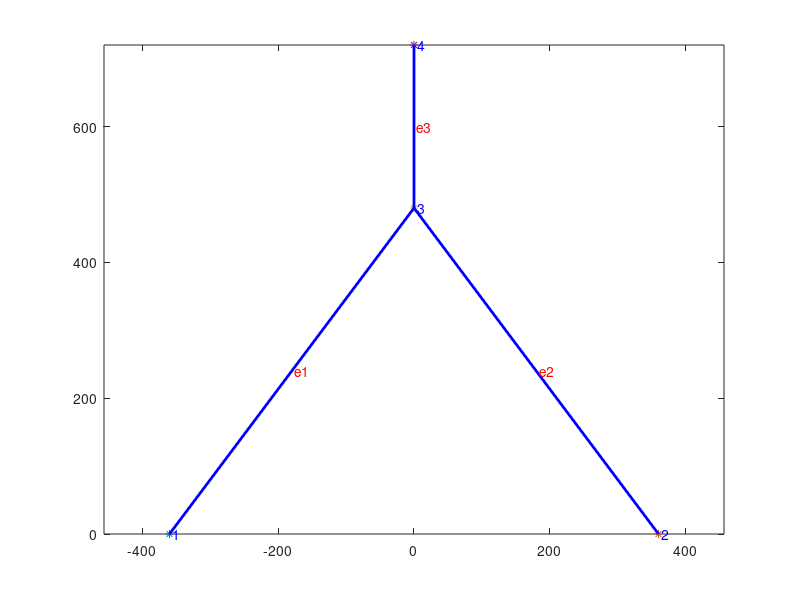

Write the MATLAB code that produced this figure.
function truss_2D
%
%----------------------------------------------------------------------------%
% Static 2-d truss solution
%
%   adapted from the text:
%     The Finite Element Method Using MATLAB
%           by Young W. Kwon and Hyochoong Bang
%
%   adapted by D. G. Taggart for MCE 466
%
% Variable descriptions
%   k = element stiffness matrix
%   kk = system stiffness matrix
%   ff = system force vector
%   index = a vector containing system dofs associated with each element
%   gcoord = global coordinate matrix
%   disp = nodal displacement vector
%   elforce = element force vector
%   eldisp = element nodal displacement
%   stress = stress vector for every element
%   elprop = element property matrix
%   nodes = nodal connectivity matrix for each element
%   bcdof = a vector containing dofs associated with boundary conditions
%   bcval = a vector containing boundary condition values associated with
%           the dofs in 'bcdof'
%----------------------------------------------------------------------------%
clear; clc; format long; close all
%-------------------- Begin model definition --------------------
%
%---------------------------
% joint definitions (x,y,BC,Fx,Fy)
%    where BC=0 (u&v-free)
%    where BC=1 (u=v=0)
%    where BC=2 (u=0,v-free)
%    where BC=3 (u-free,v=0)
%---------------------------
node_def=[ -12*30,     0,   1,      0,        0;
            12*30,     0,   1,      0,        0;
                0, 12*40,   0,   5000,   -20000;
                0, 12*60,   1,      0,        0];
%---------------------------
% member definitions (Node 1, Node 2, Area)
%---------------------------
elements=[1, 3, 3;
          2, 3, 3;
          3, 4, 3];
%---------------------------
% material property (Young's modulus)
%---------------------------
E=30e6;  
%
%-------------------- End model definition --------------------
%
%---------------------------
%  plot truss geometry
%---------------------------
plot_truss(node_def,elements)
%---------------------------
%  control input data
%---------------------------
nsiz=size(node_def);
esiz=size(elements);
nel=esiz(1);             % number of element
nnode=nsiz(1);           % number of nodes
nnel=2;                  % number of nodes per element
ndof=2;                  % number of dofs per node
sdof=nnode*ndof;         % total system dofs
%---------------------------
%  nodal coordinates
%---------------------------
gcoord=node_def(:,1:2);   % (x,y) coordinates of nodes
%------------------------------------------
%  material and geometric properties
%------------------------------------------
for iel=1:nel
    elprop(iel,1)=E;                % Young's modulus
    elprop(iel,2)=elements(iel,3);  % member cross-section
end
%-----------------------------
%  nodal connectivity
%-----------------------------
nodes=elements(:,1:2);
%-----------------------------
%  applied constraints
%-----------------------------
count=1;
for i=1:nnode
    if node_def(i,3)==1
        bcdof(1,count)=2*i-1;
        bcdof(1,count+1)=2*i;
        count=count+2;
    elseif node_def(i,3)==2
        bcdof(1,count)=2*i-1;
        count=count+1;
    elseif node_def(i,3)==3
        bcdof(1,count)=2*i;
        count=count+1;
    else
        continue
    end
end
bcval=zeros(1,count-1);
%----------------------------
%  initialization to zero
%----------------------------
ff=zeros(sdof,1);              % system force vector
kk=zeros(sdof,sdof);           % system stiffness matrix
index=zeros(nnel*ndof,1);      % index vector
elforce=zeros(nnel*ndof,1);    % element force vector
eldisp=zeros(nnel*ndof,1);     % element nodal displacement vector
k=zeros(nnel*ndof,nnel*ndof);  % element stiffness matrix
stress=zeros(nel,1);           % stress vector for every element
%-----------------------------
%  applied nodal force
%-----------------------------
for i=1:nnode
    idof=2*i-1;
    ff(idof)=node_def(i,4);
    ff(idof+1)=node_def(i,5);
end
%--------------------------
%  loop for elements
%--------------------------
for iel=1:nel             % loop for the total number of elements
    nd(1)=nodes(iel,1);   % 1st connected node for the (iel)-th element
    nd(2)=nodes(iel,2);   % 2nd connected node for the (iel)-th element
    x1=gcoord(nd(1),1);   % x coordinate of 1st node
    y1=gcoord(nd(1),2);   % y coordinate of 1st node
    x2=gcoord(nd(2),1);   % x coordinate of 1st node
    y2=gcoord(nd(2),2);   % y coordinate of 2nd node
    leng=sqrt((x2-x1)^2+(y2-y1)^2);   % element length
    if (x2-x1)==0
        beta=2*atan(1);   % angle between local and global axes
    else
        beta=atan((y2-y1)/(x2-x1));
    end
    el=elprop(iel,1);                  % extract elastic modulus
    area=elprop(iel,2);                % extract cross-sectional area
    index=feeldof(nd,nnel,ndof);       % extract system dofs for the element
    k=fetruss2(el,leng,area,0,beta,1); % compute element matrix
    kk=feasmbl1(kk,k,index);           % assemble into system matrix
end
%---------------------------------------------------
%  apply constraints and solve the matrix
%---------------------------------------------------
[kk,ff]=feaplyc2(kk,ff,bcdof,bcval);  % apply the boundary conditions
disp=kk\ff;   % solve the matrix equation to find nodal displacements
%--------------------------------------------------
%  post computation for stress calculation
%--------------------------------------------------
for iel=1:nel         % loop for the total number of elements
    nd(1)=nodes(iel,1);   % 1st connected node for the (iel)-th element
    nd(2)=nodes(iel,2);   % 2nd connected node for the (iel)-th element
    x1=gcoord(nd(1),1); y1=gcoord(nd(1),2);  % coordinate of 1st node
    x2=gcoord(nd(2),1); y2=gcoord(nd(2),2);  % coordinate of 2nd node
    leng=sqrt((x2-x1)^2+(y2-y1)^2);  % element length
    if (x2-x1)==0
        beta=2*atan(1);       % angle between local and global axes
    else
        beta=atan((y2-y1)/(x2-x1));
    end
    el=elprop(iel,1);               % extract elastic modulus
    area=elprop(iel,2);             % extract cross-sectional area
    index=feeldof(nd,nnel,ndof);    % extract system dofs for the element
    k=fetruss2(el,leng,area,0,beta,1); % compute element matrix
    for i=1:(nnel*ndof)             % extract displacements associated with
        eldisp(i)=disp(index(i));   % (iel)-th element
    end
    c=cos(beta); s=sin(beta);
    stress(iel)=(E/leng)*[-c -s c s]*eldisp;    
end
%----------------------------
% print fem solutions
%----------------------------
num=1:1:sdof;
displ=[num' disp]          % print displacements
numm=1:1:nel;
stresses=[numm' stress]    % print stresses
%
%--------------------------------------------------------------------
%
function [k,m]=fetruss2(el,leng,area,rho,beta,ipt)
%     Stiffness and mass matrices for the 2-d truss element
%     nodal dof {u_1 v_1 u_2 v_2}
%
%  Synopsis:
%     [k,m]=fetruss2(el,leng,area,rho,beta,ipt)
%
%  Variable Description:
%     k - element stiffness matrix (size of 4x4)
%     m - element mass matrix (size of 4x4)
%     el - elastic modulus
%     leng - element length
%     area - area of truss cross-section
%     rho - mass density (mass per unit volume)
%     beta - angle between the local and global axes         
%            positive if the local axis is in the ccw direction from
%            the global axis
%     ipt = 1 - consistent mass matrix
%         = 2 - lumped mass matrix
%--------------------------------------------------------------------------
% stiffness matrix
c=cos(beta); s=sin(beta);
k= (area*el/leng)*[ c*c   c*s  -c*c  -c*s;...
    c*s   s*s  -c*s  -s*s;...
    -c*c  -c*s   c*c   c*s;...
    -c*s  -s*s   c*s   s*s];
% consistent mass matrix
if ipt==1
    m=(rho*area*leng/6)*[ 2*c*c+2*s*s  0  c*c+s*s  0;...
        0  2*c*c+2*s*s  0  c*c+s*s;...
        c*c+s*s  0  2*c*c+2*s*s  0;...
        0  c*c+s*s  0  2*c*c+2*s*s];
    % lumped mass matrix
else
    m=(rho*area*leng/2)*[ c*c+s*s  0  0  0;...
        0  c*c+s*s  0  0;...
        0  0  c*c+s*s  0;...
        0  0  0  c*c+s*s];
end
%
%--------------------------------------------------------------------
%
function [kk]=feasmbl1(kk,k,index)
%  Purpose:
%     Assembly of element matrices into the system matrix
%
%  Synopsis:
%     [kk]=feasmbl1(kk,k,index)
%
%  Variable Description:
%     kk - system matrix
%     k  - element matri
%     index - d.o.f. vector associated with an element
%-----------------------------------------------------------
edof = length(index);
for i=1:edof
    ii=index(i);
    for j=1:edof
        jj=index(j);
        kk(ii,jj)=kk(ii,jj)+k(i,j);
    end
end
%
%--------------------------------------------------------------------
%
function [index]=feeldof(nd,nnel,ndof)
%  Purpose:
%     Compute system dofs associated with each element
%
%  Synopsis:
%     [index]=feeldof(nd,nnel,ndof)
%
%  Variable Description:
%     index - system dof vector associated with element "iel"
%     iel - element number whose system dofs are to be determined
%     nnel - number of nodes per element
%     ndof - number of dofs per node
%-----------------------------------------------------------

edof = nnel*ndof;
k=0;
for i=1:nnel
    start = (nd(i)-1)*ndof;
    for j=1:ndof
        k=k+1;
        index(k)=start+j;
    end
end
%
%--------------------------------------------------------------------
%
function [kk,ff]=feaplyc2(kk,ff,bcdof,bcval)
%  Purpose:
%     Apply constraints to matrix equation [kk]{x}={ff}
%
%  Synopsis:
%     [kk,ff]=feaplybc(kk,ff,bcdof,bcval)
%
%  Variable Description:
%     kk - system matrix before applying constraints
%     ff - system vector before applying constraints
%     bcdof - a vector containging constrained d.o.f
%     bcval - a vector containing contained value
%
%     For example, there are constraints at d.o.f=2 and 10
%     and their constrained values are 0.0 and 2.5,
%     respectively.  Then, bcdof(1)=2 and bcdof(2)=10; and
%     bcval(1)=1.0 and bcval(2)=2.5.
%-----------------------------------------------------------
n=length(bcdof);
sdof=size(kk);
for i=1:n
    c=bcdof(i);
    for j=1:sdof
        kk(c,j)=0;
    end 
    kk(c,c)=1;
    ff(c)=bcval(i);
end
%
%--------------------------------------------------------------------
%
function plot_truss(joint_def,member_def)
%
jsiz=size(joint_def);
msiz=size(member_def);
nj=jsiz(1);
nm=msiz(1);
x=joint_def(:,1);
y=joint_def(:,2);
ei=member_def(:,1);
ej=member_def(:,2);
icolor=1;
%
%
A=member_def(:,3);
Amax=max(A);
%
labels=1;
if labels==1
    if icolor==1
        for i=1:nj
            plot(x(i),y(i),'*') % Drawing nodes
            t=[' ',num2str(i)];
            text(x(i)+0.015,y(i)+0.015,t,'Color','b');
            hold on
        end
    end
end
for k=1:nm
    if A(k)>.01*Amax
        str2=num2str(k);
        Xi(k)=x(ei(k));
        Yi(k)=y(ei(k));
        Xj(k)=x(ej(k));
        Yj(k)=y(ej(k));
        if icolor==1
            line([Xi(k) Xj(k)],[Yi(k) Yj(k)],'LineWidth',2,'Color','b')
        end
        if icolor==2
            line([Xi(k) Xj(k)],[Yi(k) Yj(k)],'LineWidth',2,'Color','r')
        end
        if icolor==3
            line([Xi(k) Xj(k)],[Yi(k) Yj(k)],'LineWidth',2,'Color','g')
        end
        if icolor==1
            if labels==1
                a=(Xi(k)+Xj(k))/2;
                b=(Yi(k)+Yj(k))/2;
                tt=[' e',num2str(k)];
                text(a,b,tt,'Color','r');
            end
        end
        hold off
    end
end
axis equal

